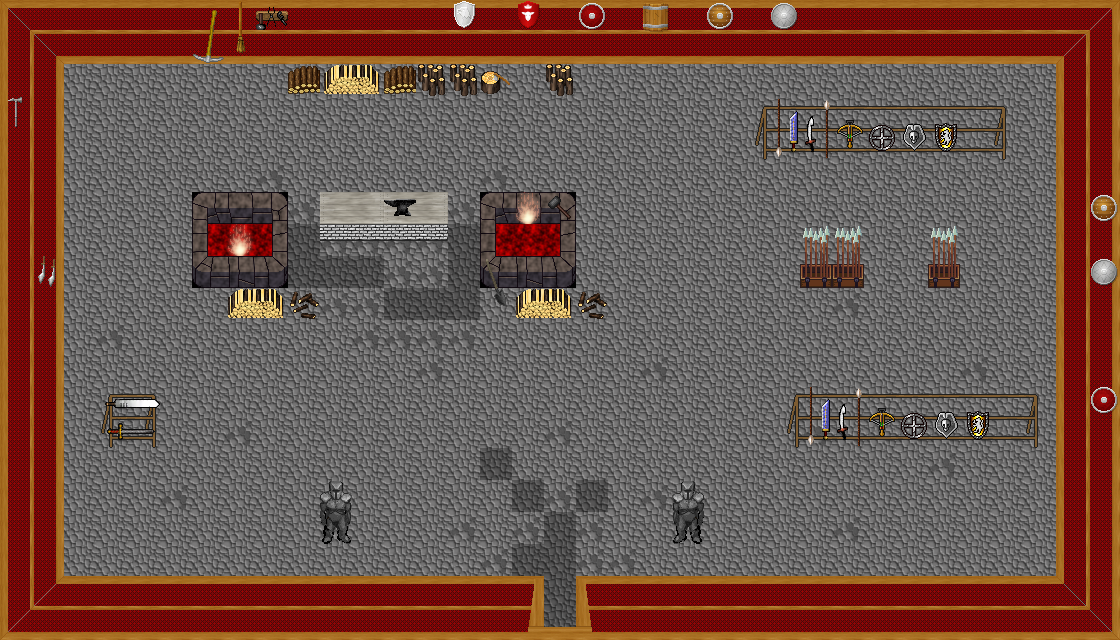

This game map was drawn from its Tiled (.tmx) file and the tilesets committed beside it. A one-line description and the trimmed map source follow:
An orthogonal 35x20 tile map with 32x32 px tiles, 4 tile layers (0_floor, 1_terrain, 2_object, 3_roof), 3 hidden layers not drawn, 16 tilesets and 6 objects (5x mapchange, mapchange_exit).

<map version="1.8" tiledversion="1.8.5" orientation="orthogonal" renderorder="right-down" width="35" height="20" tilewidth="32" tileheight="32" infinite="0" nextlayerid="8" nextobjectid="1">
 <tileset firstgid="1" name="wallpapers" tilewidth="32" tileheight="32" tilecount="25" columns="5">
  <image source="../../tileset/building/wall/wallpapers.png" width="160" height="160" />
 </tileset>
 <tileset firstgid="26" name="wood_trim" tilewidth="32" tileheight="32" tilecount="50" columns="10">
  <image source="../../tileset/building/wall/wood_trim.png" width="320" height="160" />
 </tileset>
 <tileset firstgid="76" name="floors_3" tilewidth="32" tileheight="32" tilecount="12" columns="6">
  <image source="../../tileset/ground/indoor/floors_3.png" width="192" height="64" />
 </tileset>
 <tileset firstgid="88" name="weapons_rack" tilewidth="32" tileheight="32" tilecount="18" columns="9">
  <image source="../../tileset/item/armor/weapons_rack.png" width="288" height="64" />
 </tileset>
 <tileset firstgid="106" name="suit_of_armor2" tilewidth="32" tileheight="32" tilecount="4" columns="2">
  <image source="../../tileset/item/armor/suit_of_armor2.png" width="64" height="64" />
 </tileset>
 <tileset firstgid="110" name="sword_rack" tilewidth="32" tileheight="32" tilecount="4" columns="2">
  <image source="../../tileset/item/armor/sword_rack.png" width="64" height="64" />
 </tileset>
 <tileset firstgid="114" name="weapons_for_walls" tilewidth="32" tileheight="32" tilecount="16" columns="4">
  <image source="../../tileset/item/armor/weapons_for_walls.png" width="128" height="128" />
 </tileset>
 <tileset firstgid="130" name="box_of_weapons" tilewidth="32" tileheight="32" tilecount="2" columns="1">
  <image source="../../tileset/item/weapon/box_of_weapons.png" width="32" height="64" />
 </tileset>
 <tileset firstgid="132" name="firewood" tilewidth="32" tileheight="32" tilecount="12" columns="3">
  <image source="../../tileset/item/firewood.png" width="96" height="128" />
 </tileset>
 <tileset firstgid="144" name="tools" tilewidth="32" tileheight="32" tilecount="9" columns="3">
  <image source="../../tileset/item/tools.png" width="96" height="96" />
 </tileset>
 <tileset firstgid="153" name="fireplace" tilewidth="32" tileheight="32" tilecount="9" columns="3">
  <image source="../../tileset/building/decoration/fireplace.png" width="96" height="96" />
 </tileset>
 <tileset firstgid="162" name="fire" tilewidth="32" tileheight="32" tilecount="27" columns="3">
  <image source="../../tileset/ground/fire/fire.png" width="96" height="288" />
 </tileset>
 <tileset firstgid="189" name="grey_pale" tilewidth="32" tileheight="32" tilecount="8" columns="2">
  <image source="../../tileset/furniture/table/grey_pale.png" width="64" height="128" />
 </tileset>
 <tileset firstgid="197" name="brick_base" tilewidth="32" tileheight="32" tilecount="3" columns="3">
  <image source="../../tileset/furniture/table/brick_base.png" width="96" height="32" />
 </tileset>
 <tileset firstgid="200" name="collision" tilewidth="32" tileheight="32" tilecount="1" columns="1">
  <image source="../../tileset/logic/collision.png" width="32" height="32" />
 </tileset>
 <tileset firstgid="201" name="furniture/light/flames" tilewidth="32" tileheight="32" tilecount="6" columns="6">
  <image source="../../tileset/furniture/light/flames.png" width="192" height="32" />
 </tileset>
 <layer id="1" name="0_floor" width="35" height="20">
  <data>[700 cells, 700 non-empty, 17 distinct tile ids]</data>
 </layer>
 <layer id="2" name="1_terrain" width="35" height="20">
  <data>[700 cells, 258 non-empty, 50 distinct tile ids]</data>
 </layer>
 <layer id="3" name="2_object" width="35" height="20">
  <data>[700 cells, 31 non-empty, 24 distinct tile ids]</data>
 </layer>
 <layer id="4" name="3_roof" width="35" height="20">
  <data>[700 cells, 26 non-empty, 15 distinct tile ids]</data>
 </layer>
 <layer id="5" name="objects" width="35" height="20" visible="0">
  <data>[700 cells, 0 non-empty, 0 distinct tile ids]</data>
 </layer>
 <layer id="6" name="collision" width="35" height="20" visible="0" opacity="0.48">
  <data>[700 cells, 263 non-empty, 1 distinct tile ids]</data>
 </layer>
 <layer id="7" name="protection" width="35" height="20" visible="0">
  <data>[700 cells, 0 non-empty, 0 distinct tile ids]</data>
 </layer>
 <objectgroup name="Mapevents">
  <object name="entrance" type="mapchange_exit" id="1" x="544" y="576" width="32" height="32">
   <properties>
    <property name="map" value="0_deniran_city_w_x1_y3" />
    <property name="place" value="deniran_weapons_shop_entrance" />
   </properties>
  </object>
  <object name="east" type="mapchange" id="2" x="992" y="64" width="32" height="64">
   <properties>
    <property name="map" value="int_ados_bank_x1_y0" />
    <property name="place" value="west" />
   </properties>
  </object>
  <object name="east2" type="mapchange" id="3" x="992" y="160" width="32" height="256">
   <properties>
    <property name="map" value="int_ados_bank_x1_y0" />
    <property name="place" value="west2" />
   </properties>
  </object>
  <object name="east3" type="mapchange" id="4" x="992" y="448" width="32" height="128">
   <properties>
    <property name="map" value="int_ados_bank_x1_y0" />
    <property name="place" value="west3" />
   </properties>
  </object>
  <object name="west" type="mapchange" id="5" x="1024" y="64" width="32" height="352">
   <properties>
    <property name="map" value="int_ados_magician_house_x0_y0" />
    <property name="place" value="east" />
   </properties>
  </object>
  <object name="west2" type="mapchange" id="6" x="1024" y="448" width="32" height="128">
   <properties>
    <property name="map" value="int_ados_magician_house_x0_y0" />
    <property name="place" value="east2" />
   </properties>
  </object>
 </objectgroup>
</map>
